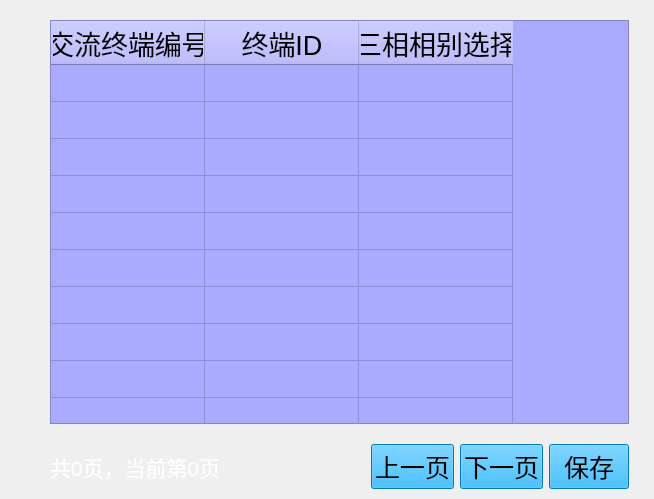
<?xml version="1.0" encoding="UTF-8"?>
<ui version="4.0">
 <class>ActriphaseSet</class>
 <widget class="QWidget" name="ActriphaseSet">
  <property name="geometry">
   <rect>
    <x>0</x>
    <y>0</y>
    <width>654</width>
    <height>499</height>
   </rect>
  </property>
  <property name="windowTitle">
   <string>Form</string>
  </property>
  <property name="styleSheet">
   <string notr="true">border-image: \*url();</string>
  </property>
  <layout class="QVBoxLayout" name="verticalLayout" stretch="0,0,0">
   <property name="sizeConstraint">
    <enum>QLayout::SetMinAndMaxSize</enum>
   </property>
   <property name="leftMargin">
    <number>50</number>
   </property>
   <property name="topMargin">
    <number>20</number>
   </property>
   <property name="rightMargin">
    <number>25</number>
   </property>
   <property name="bottomMargin">
    <number>10</number>
   </property>
   <item>
    <widget class="QTableWidget" name="tableWidget">
     <property name="font">
      <font>
       <pointsize>19</pointsize>
      </font>
     </property>
     <property name="styleSheet">
      <string notr="true">background-color: rgb(170, 170, 255);</string>
     </property>
     <property name="verticalScrollBarPolicy">
      <enum>Qt::ScrollBarAlwaysOff</enum>
     </property>
     <property name="horizontalScrollBarPolicy">
      <enum>Qt::ScrollBarAlwaysOff</enum>
     </property>
     <property name="editTriggers">
      <set>QAbstractItemView::NoEditTriggers</set>
     </property>
     <property name="tabKeyNavigation">
      <bool>false</bool>
     </property>
     <property name="showDropIndicator" stdset="0">
      <bool>false</bool>
     </property>
     <property name="dragDropOverwriteMode">
      <bool>false</bool>
     </property>
     <property name="selectionMode">
      <enum>QAbstractItemView::NoSelection</enum>
     </property>
     <property name="textElideMode">
      <enum>Qt::ElideRight</enum>
     </property>
     <property name="showGrid">
      <bool>true</bool>
     </property>
     <property name="gridStyle">
      <enum>Qt::CustomDashLine</enum>
     </property>
     <property name="wordWrap">
      <bool>true</bool>
     </property>
     <property name="cornerButtonEnabled">
      <bool>false</bool>
     </property>
     <attribute name="horizontalHeaderVisible">
      <bool>true</bool>
     </attribute>
     <attribute name="horizontalHeaderCascadingSectionResizes">
      <bool>true</bool>
     </attribute>
     <attribute name="horizontalHeaderDefaultSectionSize">
      <number>154</number>
     </attribute>
     <attribute name="horizontalHeaderHighlightSections">
      <bool>false</bool>
     </attribute>
     <attribute name="horizontalHeaderMinimumSectionSize">
      <number>18</number>
     </attribute>
     <attribute name="verticalHeaderVisible">
      <bool>false</bool>
     </attribute>
     <attribute name="verticalHeaderDefaultSectionSize">
      <number>37</number>
     </attribute>
     <row>
      <property name="text">
       <string/>
      </property>
     </row>
     <row>
      <property name="text">
       <string/>
      </property>
     </row>
     <row>
      <property name="text">
       <string/>
      </property>
     </row>
     <row>
      <property name="text">
       <string/>
      </property>
     </row>
     <row>
      <property name="text">
       <string/>
      </property>
     </row>
     <row>
      <property name="text">
       <string/>
      </property>
     </row>
     <row>
      <property name="text">
       <string/>
      </property>
     </row>
     <row>
      <property name="text">
       <string/>
      </property>
     </row>
     <row>
      <property name="text">
       <string/>
      </property>
     </row>
     <row>
      <property name="text">
       <string/>
      </property>
     </row>
     <column>
      <property name="text">
       <string>交流终端编号</string>
      </property>
      <property name="font">
       <font>
        <pointsize>20</pointsize>
       </font>
      </property>
      <property name="background">
       <color>
        <red>170</red>
        <green>170</green>
        <blue>255</blue>
       </color>
      </property>
     </column>
     <column>
      <property name="text">
       <string>终端ID</string>
      </property>
      <property name="font">
       <font>
        <pointsize>20</pointsize>
       </font>
      </property>
      <property name="background">
       <color>
        <red>170</red>
        <green>170</green>
        <blue>255</blue>
       </color>
      </property>
     </column>
     <column>
      <property name="text">
       <string>三相相别选择</string>
      </property>
      <property name="font">
       <font>
        <pointsize>20</pointsize>
       </font>
      </property>
      <property name="background">
       <color>
        <red>170</red>
        <green>170</green>
        <blue>255</blue>
       </color>
      </property>
     </column>
    </widget>
   </item>
   <item>
    <spacer name="verticalSpacer">
     <property name="orientation">
      <enum>Qt::Vertical</enum>
     </property>
     <property name="sizeType">
      <enum>QSizePolicy::Preferred</enum>
     </property>
     <property name="sizeHint" stdset="0">
      <size>
       <width>20</width>
       <height>14</height>
      </size>
     </property>
    </spacer>
   </item>
   <item>
    <layout class="QHBoxLayout" name="horizontalLayout" stretch="6,1,1,1">
     <property name="spacing">
      <number>6</number>
     </property>
     <property name="sizeConstraint">
      <enum>QLayout::SetMinAndMaxSize</enum>
     </property>
     <item>
      <widget class="QLabel" name="labelTotal">
       <property name="font">
        <font>
         <pointsize>16</pointsize>
        </font>
       </property>
       <property name="styleSheet">
        <string notr="true">color: rgb(255, 255, 255);</string>
       </property>
       <property name="text">
        <string>共0页，当前第0页</string>
       </property>
      </widget>
     </item>
     <item>
      <widget class="QPushButton" name="buttonUp">
       <property name="sizePolicy">
        <sizepolicy hsizetype="Preferred" vsizetype="Preferred">
         <horstretch>0</horstretch>
         <verstretch>0</verstretch>
        </sizepolicy>
       </property>
       <property name="focusPolicy">
        <enum>Qt::NoFocus</enum>
       </property>
       <property name="styleSheet">
        <string notr="true">QPushButton { background-color: rgb(0, 170, 255); color: rgb(0, 0, 0); } 
QPushButton:hover:pressed{ background-color: rgb(0,0,127); color:rgb(255, 255, 255);} 
QPushButton:hover:!pressed{ background-color: rgb(0, 170, 255); color: rgb(0, 0, 0); }
QPushButton {font: 19pt ; } </string>
       </property>
       <property name="text">
        <string>上一页</string>
       </property>
      </widget>
     </item>
     <item>
      <widget class="QPushButton" name="buttonDown">
       <property name="sizePolicy">
        <sizepolicy hsizetype="Preferred" vsizetype="Preferred">
         <horstretch>0</horstretch>
         <verstretch>0</verstretch>
        </sizepolicy>
       </property>
       <property name="focusPolicy">
        <enum>Qt::NoFocus</enum>
       </property>
       <property name="styleSheet">
        <string notr="true">QPushButton { background-color: rgb(0, 170, 255); color: rgb(0, 0, 0); } 
QPushButton:hover:pressed{ background-color: rgb(0,0,127); color:rgb(255, 255, 255);} 
QPushButton:hover:!pressed{ background-color: rgb(0, 170, 255); color: rgb(0, 0, 0); }
QPushButton {font: 19pt ; } </string>
       </property>
       <property name="text">
        <string>下一页</string>
       </property>
      </widget>
     </item>
     <item>
      <widget class="QPushButton" name="buttonSave">
       <property name="sizePolicy">
        <sizepolicy hsizetype="Preferred" vsizetype="Preferred">
         <horstretch>0</horstretch>
         <verstretch>0</verstretch>
        </sizepolicy>
       </property>
       <property name="focusPolicy">
        <enum>Qt::NoFocus</enum>
       </property>
       <property name="styleSheet">
        <string notr="true">QPushButton { background-color: rgb(0, 170, 255); color: rgb(0, 0, 0); } 
QPushButton:hover:pressed{ background-color: rgb(0,0,127); color:rgb(255, 255, 255);} 
QPushButton:hover:!pressed{ background-color: rgb(0, 170, 255); color: rgb(0, 0, 0); } 
QPushButton {font: 19pt ; } </string>
       </property>
       <property name="text">
        <string>保存</string>
       </property>
      </widget>
     </item>
    </layout>
   </item>
  </layout>
 </widget>
 <resources/>
 <connections/>
</ui>
